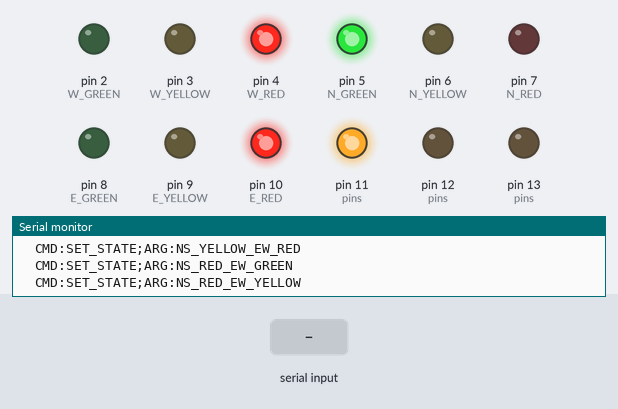
Simulated run of this sketch. Board: Arduino Uno, built with avr-gcc and run on an emulated ATmega328P. Shown: output pins drawn as LEDs (lit = HIGH), the last lines printed to the serial monitor. The inputs (shaded band) are chosen by the test bench.

Above: at 1.4 s.
1.5 s: "CMD:\n" received over Serial
3.0 s: "CMD:GET_STATUS\n" received over Serial
At 5.8 s:
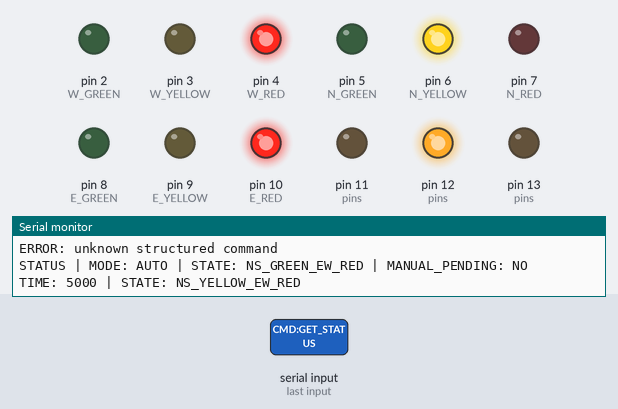
6.0 s: "CMD:NEXT\n" received over Serial
At 7.3 s:
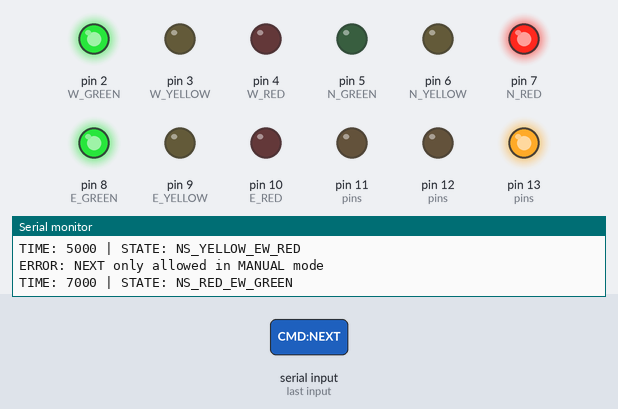
Timing chart, 0 to 14.5 s (numbered marks = the images above; inputs shaded):
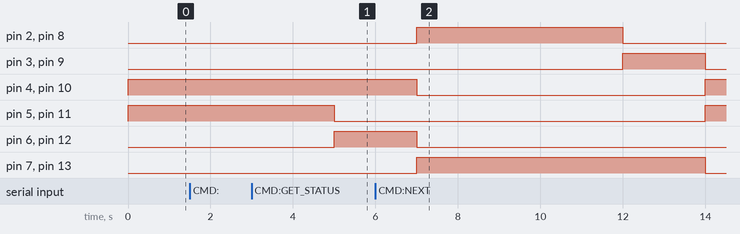

The sketch:

trafficlight_firmware.ino
```cpp
// Embedded Traffic Intersection Firmware with State Machine Control and UART Command Interface
// Arduino Uno R3

// South
const int S_RED = 13;     // PB5
const int S_YELLOW = 12;  // PB4
const int S_GREEN = 11;   // PB3

// East
const int E_RED = 10;
const int E_YELLOW = 9;
const int E_GREEN = 8;

// North
const int N_RED = 7;
const int N_YELLOW = 6;
const int N_GREEN = 5;

// West
const int W_RED = 4;
const int W_YELLOW = 3;
const int W_GREEN = 2;

const int LED_COUNT = 12;

const int pins[LED_COUNT] = {
  S_RED, S_YELLOW, S_GREEN,
  E_RED, E_YELLOW, E_GREEN,
  N_RED, N_YELLOW, N_GREEN,
  W_RED, W_YELLOW, W_GREEN
};

// State definitions
enum TrafficState {
  NS_GREEN_EW_RED,
  NS_YELLOW_EW_RED,
  NS_RED_EW_GREEN,
  NS_RED_EW_YELLOW
};

enum ControlMode {
  AUTO_MODE,
  MANUAL_MODE
};

// Function prototypes
void taskHandleCommands();
void taskUpdateController();

void allOff();
void applyState(TrafficState state);
void setSouthLightsDirect(bool redOn, bool yellowOn, bool greenOn);

unsigned long getStateDuration(TrafficState state);
TrafficState getNextState(TrafficState state);

void updateTrafficState();
void requestStateChange(TrafficState newState);

void handleSerialCommands();
void processCommand(String command);
void processStructuredCommand(String command);

String stateToString(TrafficState state);
String modeToString(ControlMode mode);

void printStatus();
void printHelp();

bool isYellowState(TrafficState state);
bool isStableState(TrafficState state);
bool parseState(String stateString, TrafficState &parsedState);

// Global state
TrafficState currentState = NS_GREEN_EW_RED;
ControlMode currentMode = AUTO_MODE;

bool manualModePending = false;

unsigned long lastStateChangeTime = 0;

const unsigned long GREEN_DURATION = 5000; // ms
const unsigned long YELLOW_DURATION = 2000;

// Arduino setup/loop
void setup() {
  Serial.begin(9600);

  for (int i = 0; i < LED_COUNT; i++) {
    pinMode(pins[i], OUTPUT);
  }

  // Direct register setup for South LEDs
  // D13 = PB5 = South Red
  // D12 = PB4 = South Yellow
  // D11 = PB3 = South Green
  DDRB |= (1 << PB3) | (1 << PB4) | (1 << PB5);

  applyState(currentState);
  lastStateChangeTime = millis();

  Serial.println("Traffic controller ready.");
  printHelp();
}

void loop() {
  taskHandleCommands();
  taskUpdateController();
}

void taskHandleCommands() {
  handleSerialCommands();
}

void taskUpdateController() {
  if (currentMode == AUTO_MODE) {
    updateTrafficState();
  }
}

// LED control
void allOff() {
  for (int i = 0; i < LED_COUNT; i++) {
    digitalWrite(pins[i], LOW);
  }
}

void setSouthLightsDirect(bool redOn, bool yellowOn, bool greenOn) {
  if (redOn) {
    PORTB |= (1 << PB5);
  } else {
    PORTB &= ~(1 << PB5);
  }

  if (yellowOn) {
    PORTB |= (1 << PB4);
  } else {
    PORTB &= ~(1 << PB4);
  }

  if (greenOn) {
    PORTB |= (1 << PB3);
  } else {
    PORTB &= ~(1 << PB3);
  }
}

void applyState(TrafficState state) {
  allOff();

  Serial.print("TIME: ");
  Serial.print(millis());
  Serial.print(" | STATE: ");
  Serial.println(stateToString(state));

  switch (state) {
    case NS_GREEN_EW_RED:
      digitalWrite(N_GREEN, HIGH);
      setSouthLightsDirect(false, false, true);

      digitalWrite(E_RED, HIGH);
      digitalWrite(W_RED, HIGH);
      break;

    case NS_YELLOW_EW_RED:
      digitalWrite(N_YELLOW, HIGH);
      setSouthLightsDirect(false, true, false);

      digitalWrite(E_RED, HIGH);
      digitalWrite(W_RED, HIGH);
      break;

    case NS_RED_EW_GREEN:
      digitalWrite(N_RED, HIGH);
      setSouthLightsDirect(true, false, false);

      digitalWrite(E_GREEN, HIGH);
      digitalWrite(W_GREEN, HIGH);
      break;

    case NS_RED_EW_YELLOW:
      digitalWrite(N_RED, HIGH);
      setSouthLightsDirect(true, false, false);

      digitalWrite(E_YELLOW, HIGH);
      digitalWrite(W_YELLOW, HIGH);
      break;
  }
}

// State logic
unsigned long getStateDuration(TrafficState state) {
  switch (state) {
    case NS_GREEN_EW_RED:
    case NS_RED_EW_GREEN:
      return GREEN_DURATION;

    case NS_YELLOW_EW_RED:
    case NS_RED_EW_YELLOW:
      return YELLOW_DURATION;
  }

  return GREEN_DURATION;
}

TrafficState getNextState(TrafficState state) {
  switch (state) {
    case NS_GREEN_EW_RED:
      return NS_YELLOW_EW_RED;

    case NS_YELLOW_EW_RED:
      return NS_RED_EW_GREEN;

    case NS_RED_EW_GREEN:
      return NS_RED_EW_YELLOW;

    case NS_RED_EW_YELLOW:
      return NS_GREEN_EW_RED;
  }

  return NS_GREEN_EW_RED;
}

bool isYellowState(TrafficState state) {
  return state == NS_YELLOW_EW_RED || state == NS_RED_EW_YELLOW;
}

bool isStableState(TrafficState state) {
  return state == NS_GREEN_EW_RED || state == NS_RED_EW_GREEN;
}

void updateTrafficState() {
  unsigned long currentTime = millis();
  unsigned long stateDuration = getStateDuration(currentState);

  if (currentTime - lastStateChangeTime >= stateDuration) { // if current state's timing has elapsed
    currentState = getNextState(currentState);              // advance to next state
    applyState(currentState);
    lastStateChangeTime = currentTime;                      // reset time reference

    if (manualModePending && isStableState(currentState)) {
      currentMode = MANUAL_MODE;
      manualModePending = false;
      Serial.println("OK: mode set to MANUAL after yellow transition completed");
    }
  }
}

void requestStateChange(TrafficState newState) {
  currentState = newState;
  applyState(currentState);

  if (isYellowState(currentState)) {  // temporarily keep mode on auto until yellow is done
    lastStateChangeTime = millis();
    currentMode = AUTO_MODE;
    manualModePending = true;
    Serial.println("OK: yellow state entered; controller will return to MANUAL after yellow completes");
  } else {
    Serial.print("OK: state set to ");
    Serial.println(stateToString(currentState));
  }
}

// Serial command handling
void handleSerialCommands() {
  if (Serial.available() > 0) {
    String command = Serial.readStringUntil('\n');
    command.trim();
    processCommand(command);
  }
}

void processCommand(String command) {  // reject invalid commands before parsing
  if (!command.startsWith("CMD:")) {
    Serial.println("ERROR: invalid command format");
    return;
  }

  processStructuredCommand(command);
}

void processStructuredCommand(String command) { // CMD:<COMMAND>;ARG:<VALUE>
  if (command == "CMD:GET_STATUS") {            // get status
    printStatus();
  }
  else if (command == "CMD:HELP") {             // help
    printHelp();
  }
  else if (command == "CMD:SET_MODE;ARG:AUTO") { // set mode to AUTO
    manualModePending = false;
    currentMode = AUTO_MODE;
    lastStateChangeTime = millis();
    Serial.println("OK: mode set to AUTO");
  }
  else if (command == "CMD:SET_MODE;ARG:MANUAL") { // set mode to MANUAL
    if (currentMode == MANUAL_MODE) {
      manualModePending = false;
      Serial.println("OK: already in MANUAL mode");
    }
    else if (isStableState(currentState)) {
      currentMode = MANUAL_MODE;
      manualModePending = false;
      Serial.println("OK: mode set to MANUAL immediately");
    }
    else if (isYellowState(currentState)) {
      manualModePending = true;
      Serial.println("OK: MANUAL mode pending; yellow transition will complete first");
    }
  }
  else if (command == "CMD:NEXT") {                // in manual, advance to next state
    if (currentMode == MANUAL_MODE) {
      requestStateChange(getNextState(currentState));
    } else {
      Serial.println("ERROR: NEXT only allowed in MANUAL mode");
    }
  }
  else if (command.startsWith("CMD:SET_STATE;ARG:")) {  // do not allow set_state in auto mode
    if (currentMode != MANUAL_MODE) {
      Serial.println("ERROR: SET_STATE only allowed in MANUAL mode");
      return;
    }

    String stateText = command.substring(18);
    stateText.trim();

    TrafficState requestedState;
    if (parseState(stateText, requestedState)) {
      requestStateChange(requestedState);
    } else {
      Serial.println("ERROR: invalid state");             // reject invalid commands
    }
  }
  else {
    Serial.println("ERROR: unknown structured command");  // reject invalid commands
  }
}

// Utility
String stateToString(TrafficState state) {
  switch (state) {
    case NS_GREEN_EW_RED:
      return "NS_GREEN_EW_RED";
    case NS_YELLOW_EW_RED:
      return "NS_YELLOW_EW_RED";
    case NS_RED_EW_GREEN:
      return "NS_RED_EW_GREEN";
    case NS_RED_EW_YELLOW:
      return "NS_RED_EW_YELLOW";
  }

  return "UNKNOWN_STATE";
}

String modeToString(ControlMode mode) {
  switch (mode) {
    case AUTO_MODE:
      return "AUTO";
    case MANUAL_MODE:
      return "MANUAL";
  }

  return "UNKNOWN_MODE";
}

void printStatus() {
  Serial.print("STATUS | MODE: ");
  Serial.print(modeToString(currentMode));
  Serial.print(" | STATE: ");
  Serial.print(stateToString(currentState));
  Serial.print(" | MANUAL_PENDING: ");
  Serial.println(manualModePending ? "YES" : "NO");
}

void printHelp() {
  Serial.println("Structured protocol commands:");
  Serial.println("  CMD:HELP");
  Serial.println("  CMD:GET_STATUS");
  Serial.println("  CMD:SET_MODE;ARG:AUTO");
  Serial.println("  CMD:SET_MODE;ARG:MANUAL");
  Serial.println("  CMD:NEXT");
  Serial.println("  CMD:SET_STATE;ARG:NS_GREEN_EW_RED");
  Serial.println("  CMD:SET_STATE;ARG:NS_YELLOW_EW_RED");
  Serial.println("  CMD:SET_STATE;ARG:NS_RED_EW_GREEN");
  Serial.println("  CMD:SET_STATE;ARG:NS_RED_EW_YELLOW");
}

bool parseState(String stateString, TrafficState &parsedState) {    // return false if invalid state
  if (stateString == "NS_GREEN_EW_RED") {
    parsedState = NS_GREEN_EW_RED;
    return true;
  }
  else if (stateString == "NS_YELLOW_EW_RED") {
    parsedState = NS_YELLOW_EW_RED;
    return true;
  }
  else if (stateString == "NS_RED_EW_GREEN") {
    parsedState = NS_RED_EW_GREEN;
    return true;
  }
  else if (stateString == "NS_RED_EW_YELLOW") {
    parsedState = NS_RED_EW_YELLOW;
    return true;
  }

  return false;
}
```
